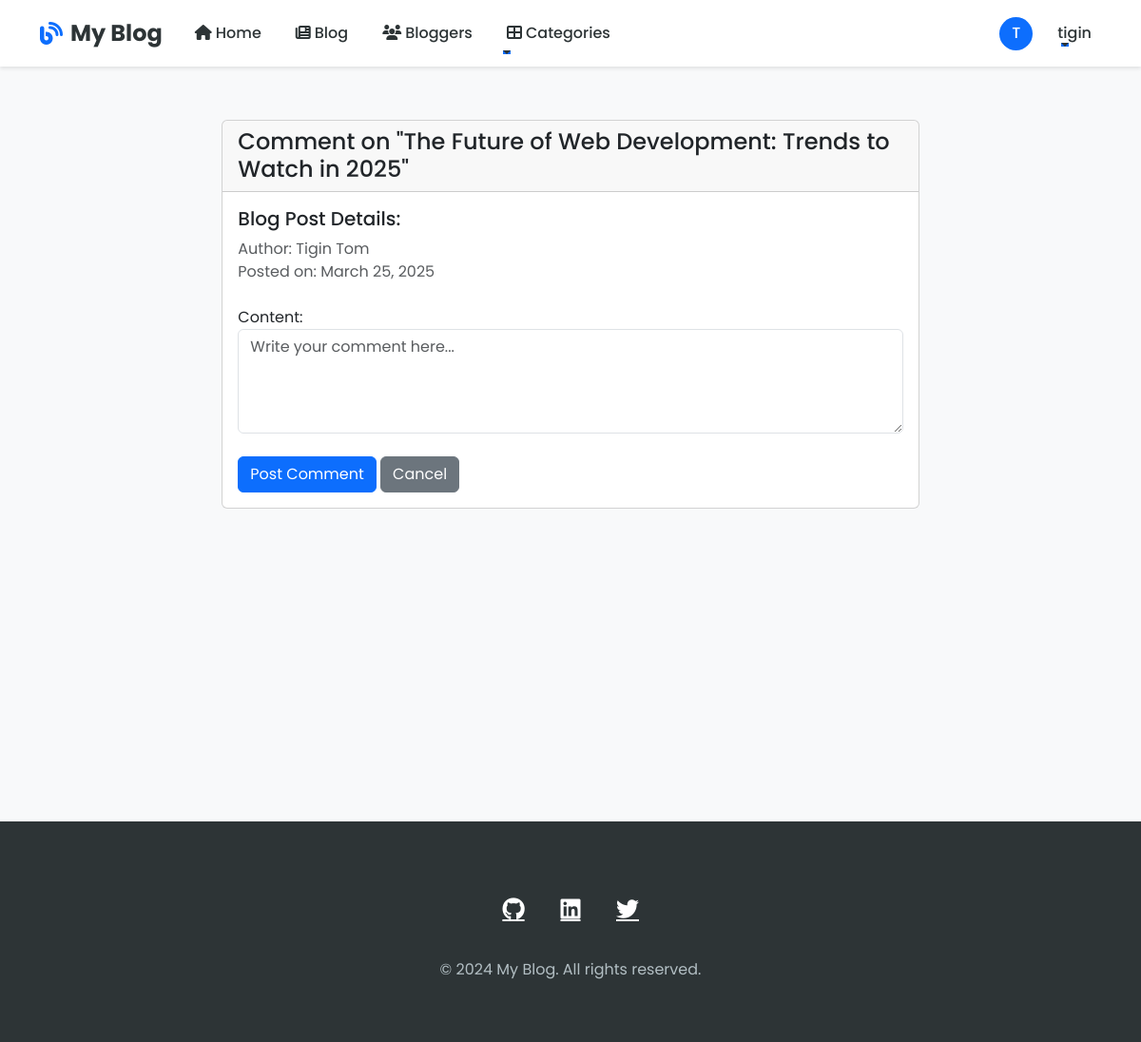
/blog/the-future-of-web-development-trends-to-watch-in-2025/comment/ (signed in), run on the app's committed database.
### myapp/models.py (models this page shows, shortened)
class BlogPost(models.Model):
    title = models.CharField(max_length=200)
    slug = models.SlugField(unique=True)
    content = models.TextField()
    excerpt = models.TextField(blank=True)
    author = models.ForeignKey(User, on_delete=models.CASCADE)
    image = models.ImageField(upload_to='blog_images/', blank=True, null=True)
    created_at = models.DateTimeField(auto_now_add=True)
    updated_at = models.DateTimeField(auto_now=True)
    status = models.CharField(max_length=10, choices=[
        ('draft', 'Draft'),
        ('published', 'Published')
    ], default='draft')
    likes = models.ManyToManyField(User, related_name='liked_posts', blank=True)
    shares = models.IntegerField(default=0)
    class Meta:
        ordering = ['-created_at']

### myapp/views.py (the view)
# urls.py: path('blog/<slug:slug>/comment/', views.create_comment, name='create_comment'),
@login_required
def create_comment(request, slug):
    post = get_object_or_404(BlogPost, slug=slug)
    if request.method == 'POST':
        form = CommentForm(request.POST)
        if form.is_valid():
            comment = form.save(commit=False)
            comment.post = post
            comment.author = request.user
            comment.save()
            messages.success(request, 'Comment added successfully!')
            return redirect('blog_detail', slug=slug)
    else:
        form = CommentForm()
    return render(request, 'myapp/comment_form.html', {'form': form, 'post': post})

### myapp/forms.py
class CommentForm(forms.ModelForm):
    class Meta:
        model = Comment
        fields = ['content']
        widgets = {
            'content': forms.Textarea(attrs={
                'class': 'form-control',
                'rows': 4,
                'placeholder': 'Write your comment here...'
            }),
        }

### myapp/templates/myapp/comment_form.html (shortened to what this page needs)
{% extends 'myapp/base.html' %}
{% block content %}
<div class="container mt-4">
    <div class="row justify-content-center">
        <div class="col-md-8">
            <div class="card">
                <div class="card-header">
                    <h4 class="mb-0">Comment on "{{ post.title }}"</h4>
                </div>
                <div class="card-body">
                    <div class="mb-4">
                        <h5>Blog Post Details:</h5>
                        <p class="text-muted mb-0">Author: {{ post.author.get_full_name|default:post.author.username }}</p>
                        <p class="text-muted mb-0">Posted on: {{ post.created_at|date:"F j, Y" }}</p>
                    </div>
                    <form method="post">
                        <div class="form-group">
                            {{ form.content.label_tag }}
                            {{ form.content }}
                        </div>
                        <div class="mt-4">
                            <button type="submit" class="btn btn-primary">Post Comment</button>
                            <a href="{% url 'blog_detail' post.slug %}" class="btn btn-secondary">Cancel</a>
                        </div>
                    </form>
                </div>
            </div>
        </div>
    </div>
</div>
{% endblock %}

### myapp/templates/myapp/base.html (shortened to what this page needs)
{% load static %}
<!DOCTYPE html>
<html lang="en">
<head>
    <link href="https://cdn.jsdelivr.net/npm/bootstrap@5.3.0/dist/css/bootstrap.min.css" rel="stylesheet">
    <link rel="stylesheet" href="https://cdnjs.cloudflare.com/ajax/libs/font-awesome/6.4.0/css/all.min.css">
</head>
<body>
    <nav class="navbar navbar-expand-lg fixed-top">
        <div class="container">
            <a class="navbar-brand" href="/">
                <i class="fas fa-blog me-2"></i>My Blog
            </a>
            <div class="collapse navbar-collapse" id="navbarNav">
                <ul class="navbar-nav me-auto">
                    <li class="nav-item">
                        <a class="nav-link {% if request.path == '/' %}active{% endif %}" href="/">
                            <i class="fas fa-home me-1"></i>Home
                        </a>
                    </li>
                    <li class="nav-item">
                        <a class="nav-link {% if request.path == '/blog/blogs/' %}active{% endif %}" href="{% url 'blog_list' %}">
                            <i class="fas fa-newspaper me-1"></i>Blog
                        </a>
                    </li>
                    <li class="nav-item">
                        <a class="nav-link {% if request.path == '/blog/bloggers/' %}active{% endif %}" href="{% url 'blogger_list' %}">
                            <i class="fas fa-users me-1"></i>Bloggers
                        </a>
                    </li>
                    <li class="nav-item dropdown">
                        <a class="nav-link dropdown-toggle" href="#" id="categoriesDropdown" role="button" data-bs-toggle="dropdown">
                            <i class="fas fa-th-large me-1"></i>Categories
                        </a>
                    </li>
                </ul>
                <div class="d-flex align-items-center">
                    {% if user.is_authenticated %}
                        <div class="user-menu">
                            <div class="user-avatar">
                                {{ user.username|first|upper }}
                            </div>
                            <div class="dropdown">
                                <a class="nav-link dropdown-toggle" href="#" id="userDropdown" role="button" data-bs-toggle="dropdown">
                                    {{ user.username }}
                                </a>
                            </div>
                        </div>
                    {% endif %}
                </div>
            </div>
        </div>
    </nav>
    <div class="main-content">
        {% block content %}{% endblock %}
    </div>
    <footer class="footer">
        <div class="container">
            <div class="social-links">
                <a href="https://github.com/yourusername" target="_blank" title="GitHub">
                    <i class="fab fa-github"></i>
                </a>
                <a href="https://linkedin.com/in/yourusername" target="_blank" title="LinkedIn">
                    <i class="fab fa-linkedin"></i>
                </a>
                <a href="https://twitter.com/yourusername" target="_blank" title="Twitter">
                    <i class="fab fa-twitter"></i>
                </a>
            </div>
            <div class="footer-text">
                <p>&copy; 2024 My Blog. All rights reserved.</p>
            </div>
        </div>
    </footer>
</body>
</html>

### myapp/templates/myapp/base.html (style rules this page uses)
:root { --navbar-height: 70px; --primary-color: #0d6efd; --secondary-color: #2d3436; --text-color: #636e72; --bg-color: #f8f9fa; }
body { font-family: 'Poppins', sans-serif; background-color: var(--bg-color); color: var(--secondary-color); }
.navbar { background-color: white; box-shadow: 0 2px 4px rgba(0,0,0,0.1); transition: transform 0.3s ease-in-out; height: var(--navbar-height); z-index: 1000; }
.navbar-brand { font-weight: 700; font-size: 1.5rem; color: var(--secondary-color); display: flex; align-items: center; }
.navbar-brand i { color: var(--primary-color); }
.nav-link { font-weight: 500; color: var(--secondary-color); margin: 0 10px; position: relative; }
.nav-link::after { content: ''; position: absolute; width: 0; height: 2px; bottom: -2px; left: 0; background-color: var(--primary-color); transition: width 0.3s ease; }
.main-content { padding: 2rem; min-height: calc(100vh - var(--navbar-height)); margin-top: var(--navbar-height); }
.footer { background-color: var(--secondary-color); color: white; padding: 3rem 0; margin-top: 4rem; }
.social-links { display: flex; justify-content: center; gap: 20px; margin-top: 1.5rem; }
.social-links a { color: white; font-size: 1.5rem; transition: all 0.3s ease; width: 40px; height: 40px; display: flex; align-items: center; justify-content: center; border-radius: 50%; }
.footer-text { text-align: center; margin-top: 2rem; color: #b2bec3; }
.user-menu { display: flex; align-items: center; gap: 1rem; }
.user-avatar { width: 35px; height: 35px; border-radius: 50%; background-color: var(--primary-color); color: white; display: flex; align-items: center; justify-content: center; font-weight: 500; }

### data on the page
BlogPost: title "The Future of Web Development: Trends to Watch in 2025", author.get_full_name "Tigin Tom", created_at "March 25, 2025"

### other printed values
{{ user.username|first|upper }} "T"
{{ user.username }} "tigin"
